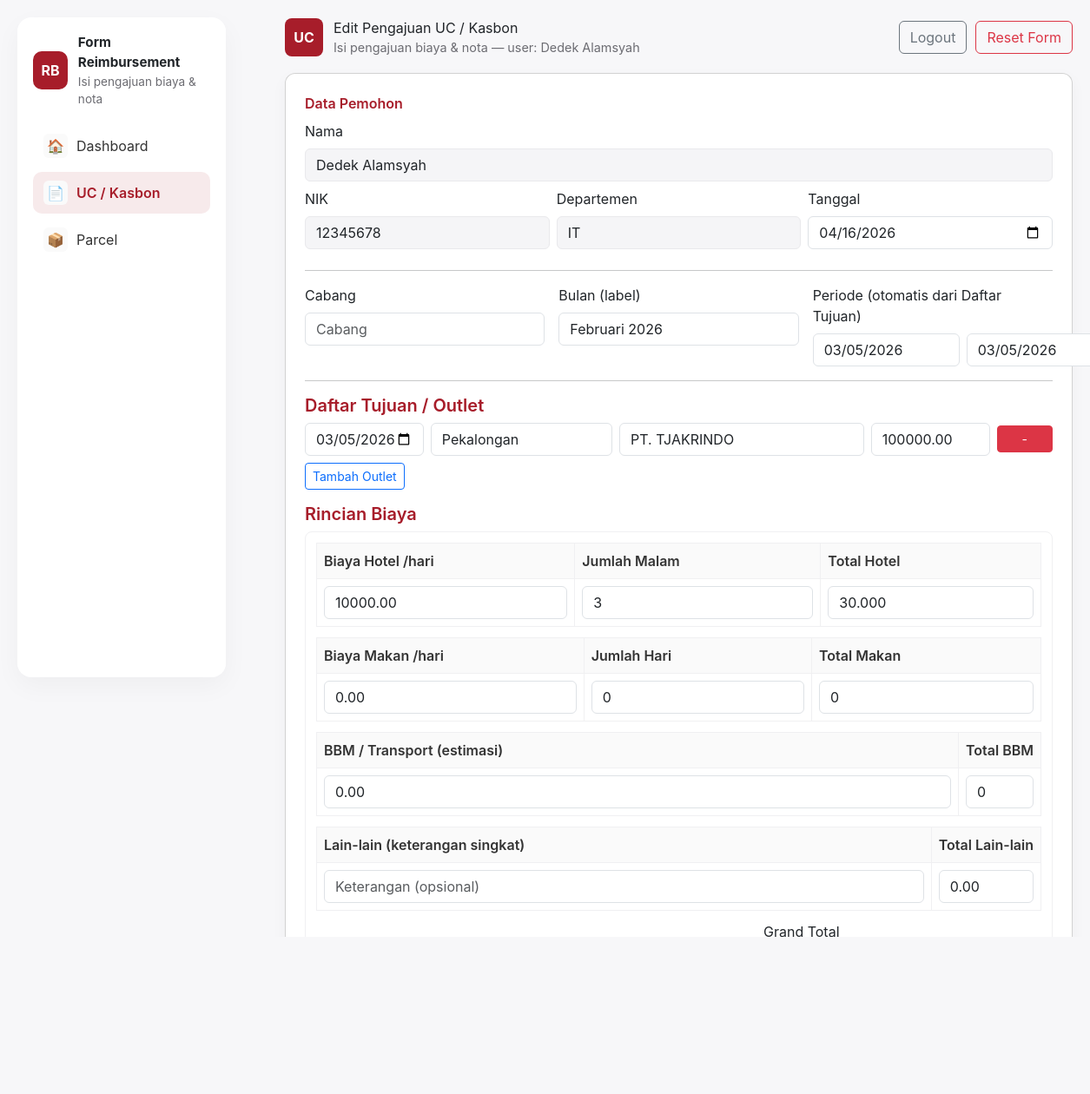
Page /uc_create.php?id=2 (signed in) on the committed database.
### tables this page shows
CREATE TABLE `uc_requests` (
  `id` int(11) NOT NULL,
  `user_id` int(11) NOT NULL,
  `requester_name` varchar(255) NOT NULL,
  `branch` varchar(120) DEFAULT NULL,
  `start_date` date DEFAULT NULL,
  `end_date` date DEFAULT NULL,
  `month_label` varchar(50) DEFAULT NULL,
  `title` varchar(255) DEFAULT NULL,
  `hotel_per_day` decimal(12,2) DEFAULT 0.00,
  `hotel_nights` int(11) DEFAULT 0,
  `meal_per_day` decimal(12,2) DEFAULT 0.00,
  `meal_days` int(11) DEFAULT 0,
  `fuel_amount` decimal(12,2) DEFAULT 0.00,
  `other_amount` decimal(12,2) DEFAULT 0.00,
  `total_amount` decimal(15,2) DEFAULT 0.00,
  `signature_path` varchar(255) DEFAULT NULL,
  `created_at` timestamp NOT NULL DEFAULT current_timestamp()
);

CREATE TABLE `uc_outlets` (
  `id` int(11) NOT NULL,
  `request_id` int(11) NOT NULL,
  `trip_date` date DEFAULT NULL,
  `destination` varchar(255) DEFAULT NULL,
  `outlet_name` varchar(255) DEFAULT NULL,
  `est_sales` decimal(15,2) DEFAULT 0.00
);

### uc_create.php (the view, shortened to what this page needs)
<?php
require __DIR__ . '/db.php';
$edit_id = isset($_GET['id']) ? (int)$_GET['id'] : 0;
$editing = $edit_id > 0;
$user_nik  = $_SESSION['nik'] ?? $_SESSION['NIK'] ?? null;
$user_name = $_SESSION['name'] ?? '';
$user_dept = $_SESSION['departemen'] ?? '';
$form = [
  'requester_name' => $user_name,
  'request_date'   => date('Y-m-d'),
  'branch'         => '',
  'month_label'    => '',
  'start_date'     => '',
  'end_date'       => '',
  'hotel_per_day'  => 0,
  'hotel_nights'   => 0,
  'meal_per_day'   => 0,
  'meal_days'      => 0,
  'fuel_amount'    => 0,
  'other_amount'   => 0,
];
$outlets_rows = [];
if ($editing) {
    $stmt = $pdo->prepare("SELECT * FROM uc_requests WHERE id = ? LIMIT 1");
    $stmt->execute([$edit_id]);
    $r = $stmt->fetch();
    if ($r) {
        foreach ($form as $k => $v) {
            if (isset($r[$k]) && $r[$k] !== null) $form[$k] = $r[$k];
        }
        if (!empty($r['requester_name'])) $form['requester_name'] = $r['requester_name'];
        if (!empty($r['month_label'])) $form['month_label'] = $r['month_label'];
        if (!empty($r['start_date'])) $form['start_date'] = $r['start_date'];
        if (!empty($r['end_date'])) $form['end_date'] = $r['end_date'];
        $form['hotel_per_day'] = $r['hotel_per_day'] ?? 0;
        $form['hotel_nights']  = $r['hotel_nights'] ?? 0;
        $form['meal_per_day']  = $r['meal_per_day'] ?? 0;
        $form['meal_days']     = $r['meal_days'] ?? 0;
        $form['fuel_amount']   = $r['fuel_amount'] ?? 0;
        $form['other_amount']  = $r['other_amount'] ?? 0;
    } else {
        header('Location: uc_create.php');
        exit;
    }
    $oStmt = $pdo->prepare("SELECT * FROM uc_outlets WHERE request_id = ? ORDER BY trip_date, id");
    $oStmt->execute([$edit_id]);
    $outlets_rows = $oStmt->fetchAll();
    $dates = array_values(array_filter(array_map(function($r){ return $r['trip_date'] ?? ''; }, $outlets_rows)));
    if (!empty($dates)) {
        sort($dates);
        $form['start_date'] = $dates[0];
        $form['end_date']   = end($dates);
    }
}
function e($v){ return htmlspecialchars((string)$v, ENT_QUOTES|ENT_SUBSTITUTE, 'UTF-8'); }
?>
<!doctype html>
<html lang="id">
<head>
  <link href="https://cdn.jsdelivr.net/npm/bootstrap@5.3.2/dist/css/bootstrap.min.css" rel="stylesheet">
</head>
<body>
  <div class="app">
    <aside class="sidebar" id="sidebar" aria-hidden="false" aria-labelledby="sidebarLabel">
      <div class="brand">
        <div class="logo">RB</div>
        <div>
          <div class="title">Form Reimbursement</div>
          <div class="sub">Isi pengajuan biaya & nota</div>
        </div>
      </div>
      <nav class="nav-list" role="navigation" aria-label="Main navigation">
        <a href="index.php" class="nav-item ">
          <div class="ic" aria-hidden="true">🏠</div>
          <div>Dashboard</div>
        </a>
        <a href="uc_create.php" class="nav-item active">
          <div class="ic" aria-hidden="true">📄</div>
          <div>UC / Kasbon</div>
        </a>
        <a href="parcel_create.php" class="nav-item">
          <div class="ic" aria-hidden="true">📦</div>
          <div>Parcel</div>
        </a>
      </nav>
    </aside>
    <main class="main" id="main">
      <div class="topbar">
        <div style="display:flex; align-items:center; gap:10px;">
          <div class="brand-inline">
            <div class="logo">UC</div>
            <div class="meta">
              <div class="title"><?= $editing ? 'Edit' : 'Form' ?> Pengajuan UC / Kasbon</div>
              <div class="small-muted">Isi pengajuan biaya &amp; nota — user: <?= e($form['requester_name'] ?: 'Unknown') ?></div>
            </div>
          </div>
        </div>
        <div class="actions">
          <a href="logout.php" class="btn btn-outline-secondary">Logout</a>
          <a href="uc_create.php" class="btn btn-outline-danger">Reset Form</a>
        </div>
      </div>
      <div class="card card-plain form-card">
        <form id="ucForm" action="uc_store.php" method="post" enctype="multipart/form-data" novalidate>
          <div class="mb-4 row gx-3 gy-2">
            <div class="col-12 col-md-12">
              <label class="form-label section-title">Data Pemohon</label>
              <div class="mb-2">
                <label class="form-label">Nama</label>
                <input name="requester_name" class="form-control readonly-input" value="<?= e($form['requester_name']) ?>" readonly>
              </div>
              <div class="row g-2">
                <div class="col-12 col-sm-6 col-md-4">
                  <label class="form-label">NIK</label>
                  <input class="form-control readonly-input" value="<?= e($user_nik) ?>" readonly>
                </div>
                <div class="col-12 col-sm-6 col-md-4">
                  <label class="form-label">Departemen</label>
                  <input class="form-control readonly-input" value="<?= e($user_dept) ?>" readonly>
                </div>
                <div class="col-12 col-sm-6 col-md-4">
                  <label class="form-label">Tanggal</label>
                  <input type="date" name="request_date" class="form-control" value="<?= e($form['request_date']) ?>">
                </div>
              </div>
            </div>
          </div>
          <hr>
          <div class="row mb-3 gx-3 gy-2">
            <div class="col-12 col-sm-6 col-md-4">
              <label class="form-label">Cabang</label>
              <input name="branch" class="form-control" placeholder="Cabang" value="<?= e($form['branch']) ?>">
            </div>
            <div class="col-12 col-sm-6 col-md-4">
              <label class="form-label">Bulan (label)</label>
              <input name="month_label" class="form-control" placeholder="Februari 2026" value="<?= e($form['month_label']) ?>">
            </div>
            <div class="col-12 col-md-4">
              <label class="form-label">Periode (otomatis dari Daftar Tujuan)</label>
              <div class="d-flex gap-2">
                <input type="date" name="start_date" class="form-control" value="<?= e($form['start_date']) ?>" readonly title="Terisi otomatis dari tanggal outlet terawal">
                <input type="date" name="end_date" class="form-control" value="<?= e($form['end_date']) ?>" readonly title="Terisi otomatis dari tanggal outlet terakhir">
              </div>
            </div>
          </div>
          <hr>
          <h5 class="section-title">Daftar Tujuan / Outlet</h5>
          <div id="outlets">
            <?php
            if (!empty($outlets_rows)) {
              foreach ($outlets_rows as $row) {
                $td = e($row['trip_date'] ?? '');
                $dest = e($row['destination'] ?? '');
                $oname = e($row['outlet_name'] ?? '');
                $es = e($row['est_sales'] ?? '');
                echo "<div class=\"row outlet-row gx-2 gy-2 align-items-center\">";
                echo "<div class=\"col-12 col-sm-4 col-md-2\"><input type=\"date\" name=\"trip_date[]\" class=\"form-control\" value=\"{$td}\"></div>";
                echo "<div class=\"col-12 col-sm-8 col-md-3\"><input name=\"destination[]\" class=\"form-control\" placeholder=\"Tujuan\" value=\"{$dest}\"></div>";
                echo "<div class=\"col-12 col-md-4\"><input name=\"outlet_name[]\" class=\"form-control\" placeholder=\"Nama Outlet\" value=\"{$oname}\"></div>";
                echo "<div class=\"col-8 col-sm-6 col-md-2\"><input name=\"est_sales[]\" class=\"form-control\" placeholder=\"Estimasi Sales\" value=\"{$es}\"></div>";
                echo "<div class=\"col-4 col-sm-2 col-md-1\"><button type=\"button\" class=\"btn btn-danger btn-sm remove-row w-100\">-</button></div>";
                echo "</div>";
              }
            } ?>
          </div>
          <div class="mb-3 mt-2">
            <button type="button" id="addOutlet" class="btn btn-outline-primary btn-sm">Tambah Outlet</button>
          </div>
          <h5 class="section-title">Rincian Biaya</h5>
          <div class="total-box mb-3">
            <table class="cost-table">
              <thead>
                <tr>
                  <th>Biaya Hotel /hari</th>
                  <th>Jumlah Malam</th>
                  <th>Total Hotel</th>
                </tr>
              </thead>
              <tbody>
                <tr>
                  <td>
                    <input type="number" step="0.01" id="hotel_per_day" name="hotel_per_day" class="form-control" value="<?= e($form['hotel_per_day']) ?>">
                  </td>
                  <td>
                    <input type="number" id="hotel_nights" name="hotel_nights" class="form-control" value="<?= e($form['hotel_nights']) ?>">
                  </td>
                  <td>
                    <input readonly id="hotel_total" class="form-control" aria-label="Total Hotel">
                  </td>
                </tr>
              </tbody>
            </table>
            <table class="cost-table">
              <thead>
                <tr>
                  <th>Biaya Makan /hari</th>
                  <th>Jumlah Hari</th>
                  <th>Total Makan</th>
                </tr>
              </thead>
              <tbody>
                <tr>
                  <td>
                    <input type="number" step="0.01" id="meal_per_day" name="meal_per_day" class="form-control" value="<?= e($form['meal_per_day']) ?>">
                  </td>
                  <td>
                    <input type="number" id="meal_days" name="meal_days" class="form-control" value="<?= e($form['meal_days']) ?>">
                  </td>
                  <td>
                    <input readonly id="meal_total" class="form-control" aria-label="Total Makan">
                  </td>
                </tr>
              </tbody>
            </table>
            <table class="cost-table">
              <thead>
                <tr>
                  <th class="grow">BBM / Transport (estimasi)</th>
                  <th>Total BBM</th>
                </tr>
              </thead>
              <tbody>
                <tr>
                  <td>
                    <input type="number" step="0.01" id="fuel_amount" name="fuel_amount" class="form-control" value="<?= e($form['fuel_amount']) ?>">
                  </td>
                  <td>
                    <input readonly id="fuel_total" class="form-control" aria-label="Total BBM">
                  </td>
                </tr>
              </tbody>
            </table>
            <table class="cost-table">
              <thead>
                <tr>
                  <th class="grow">Lain-lain (keterangan singkat)</th>
                  <th>Total Lain-lain</th>
                </tr>
              </thead>
              <tbody>
                <tr>
                  <td>
                    <input type="text" name="other_note" class="form-control" placeholder="Keterangan (opsional)">
                  </td>
                  <td>
                    <input type="number" step="0.01" id="other_amount" name="other_amount" class="form-control" value="<?= e($form['other_amount']) ?>">
                  </td>
                </tr>
              </tbody>
            </table>
            <div class="d-flex justify-content-end align-items-center mt-2">
              <div style="width:320px;">
                <label class="form-label">Grand Total</label>
                <input readonly id="grand_total" name="grand_total_display" class="form-control form-control-lg" style="font-weight:600;">
              </div>
            </div>
          </div>
          <hr>
          <div class="d-flex flex-wrap justify-content-end gap-2 mt-4">
            <a href="index.php" class="btn btn-secondary">Batal</a>
            <button type="submit" class="btn btn-primary"><?= $editing ? 'Update & Lihat PDF' : 'Simpan & Lihat PDF' ?></button>
          </div>
        </form>
      </div>
    </main>
  </div>
</body>
</html>

### uc_create.php (style rules this page uses)
:root { --primary-red:#a71d2a; --muted-bg:#f7f7f9; --card-radius:12px; --sidebar-w: 240px; --sidebar-z: 1050; }
html,body { height:100%; }
body { background:var(--muted-bg); -webkit-font-smoothing:antialiased; -moz-osx-font-smoothing:grayscale; margin:0; font-family: "Inter", system-ui, -apple-system, "Segoe UI", Roboto, "Helvetica Neue", Arial; }
.app { display: flex; min-height: 100vh; gap: 24px; }
.sidebar { width: var(--sidebar-w); background: #fff; border-radius: 16px; padding: 18px; margin: 20px; box-shadow: 0 10px 30px rgba(20,20,20,0.04); display: flex; flex-direction: column; gap: 14px; flex-shrink: 0; position: sticky; top: 20px; height: calc(100vh - 40px); }
.sidebar .brand { display:flex; align-items:center; gap:12px; }
.sidebar .logo { background: var(--primary-red); color:#fff; width:44px; height:44px; border-radius:10px; display:flex; align-items:center; justify-content:center; font-weight:700; }
.sidebar .title { font-weight:700; font-size:0.95rem; }
.sidebar .sub { font-size:0.85rem; color:#6c6c72; }
.nav-list { margin-top:6px; display:flex; flex-direction:column; gap:6px; }
.nav-item { display:flex; align-items:center; gap:10px; padding:10px 12px; border-radius:10px; cursor:pointer; color:#333; text-decoration:none; }
.nav-item .ic { width:28px; height:28px; display:inline-grid; place-items:center; border-radius:6px; background:#fafafa; }
.nav-item.active { background: rgba(167,29,42,0.09); color:var(--primary-red); font-weight:600; }
.main { flex:1 1 auto; margin: 20px 20px 40px 0; max-width: calc(100% - var(--sidebar-w) - 40px); }
.topbar { display:flex; align-items:center; justify-content:space-between; gap:12px; margin-bottom:18px; flex-wrap:wrap; }
.brand-inline { display:flex; align-items:center; gap:12px; min-width:0; }
.brand-inline .logo { width:44px; height:44px; border-radius:8px; background:var(--primary-red); display:flex; align-items:center; justify-content:center; color:#fff; font-weight:700; flex:0 0 auto; }
.actions { display:flex; gap:10px; align-items:center; }
.card-plain { border-radius:var(--card-radius); box-shadow:0 6px 18px rgba(20,20,20,0.04); overflow: visible; background: #fff; }
.section-title { color:var(--primary-red); font-weight:600; margin-bottom:8px; }
.readonly-input { background:#f5f5f7; border:1px solid #e9e9ec; }
.small-muted { color:#6c6c72; font-size:0.9rem; }
.outlet-row { margin-bottom:8px; align-items:center; }
.total-box { background:#fff; padding:12px; border-radius:8px; border:1px solid #f0f0f2; }
.remove-row { white-space:nowrap; }
.cost-table { width:100%; border-collapse:collapse; margin-bottom:12px; }
.cost-table th, .cost-table td { padding:8px; vertical-align:middle; border:1px solid #f0f0f2; }
.cost-table th { background: #fafafa; color:#333; font-weight:600; width:1%; white-space:nowrap; }
.cost-table .grow { width:100%; }
.form-card { padding: 22px; }
.btn-primary { background:var(--primary-red); border-color:var(--primary-red); }

### rows in the picture
uc_requests: requester_name "Dedek Alamsyah", month_label "Februari 2026", hotel_per_day "10000.00", hotel_nights "3", meal_per_day "0.00", meal_days "0", fuel_amount "0.00", other_amount "0.00"
uc_outlets: trip_date "03/05/2026", destination "Pekalongan", outlet_name "PT. TJAKRINDO", est_sales "100000.00"
